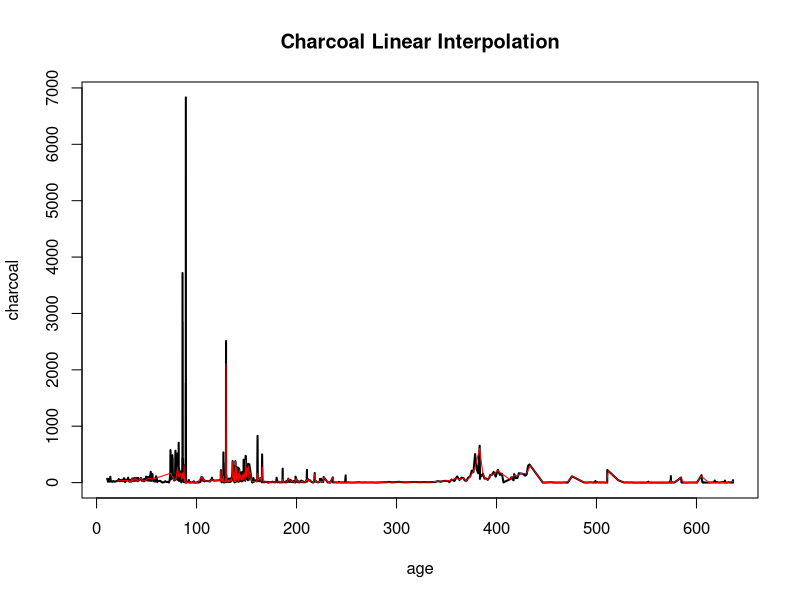
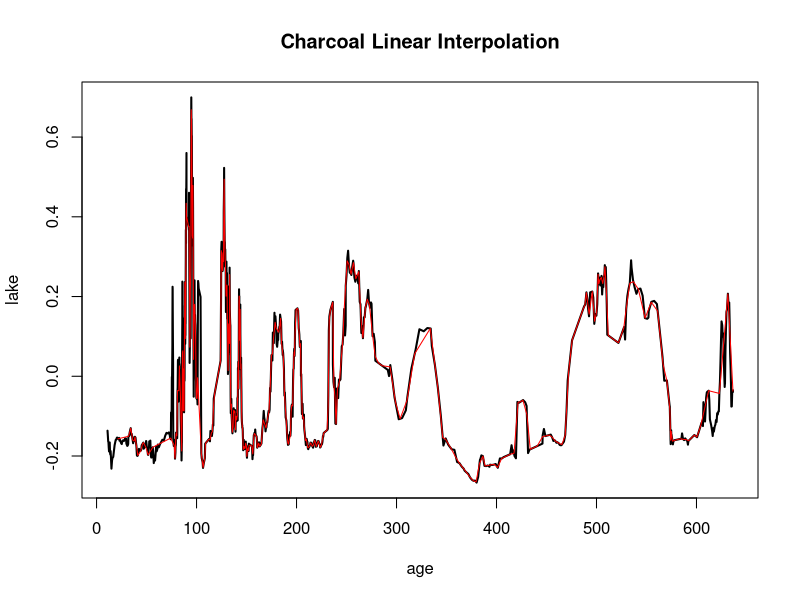

The R source for these figures, in order:
# We have lake level data, pollen count data, and charcoal data, all sampled at different
# time points. Pollen is sampled the most sparsely of these, so we will downsample the
# other two to match its time points. We will do this by Krigging, by cubic splines, and
# by linear interpolation to see which is best.

rm(list = ls())
graphics.off()

# library(fields) # for Krigging functions

linterp <- function(x, y, x.out){
  bad <- is.na(x) | is.na(y)
  X <- x[!bad]
  Y <- y[!bad]
  Y <- Y[order(X)]
  X <- X[order(X)]
  a <- coef(lm(Y ~ X))[2] # slope
  
  data.length <- length(X)
  X.min <- X[1]
  X.max <- X[data.length]
  Y.min <- Y[1]
  Y.max <- Y[data.length]
  
  n.out <- length(x.out)
  y.out <- numeric(n.out)
  for(i in 1:n.out){
    x0 <- x.out[i]
    if(x0 < X.min){
      y.out[i] <- a * (x0 - X.min) + Y.min
    }else if(x0 > X.max){
      y.out[i] <- a * (x0 - X.max) + Y.max
    }else if(any(X == x0)){
      y.out[i] <- mean(Y[which(X == x0)])
    }else{
      j <- max(which(X < x0))
      y.out[i] <- (Y[j + 1] - Y[j]) / (X[j + 1] - X[j]) * (x0 - X[j]) + Y[j]
    }
  }
  
  return(y.out)
}

pollenData <- read.csv("./data/20200722_pollen.csv")
lakeData <- read.csv("./data/20200722_lake.csv")
charcoalData <- read.csv("./data/20200722_charcoal.csv")

colnames(pollenData)[1] <- "age"
colnames(lakeData) <- c("age", "lake")
colnames(charcoalData) <- c("age", "charcoal")

# make sure data are in chronological order
pollenData <- pollenData[order(pollenData$age),]
lakeData <- lakeData[order(lakeData$age),]
charcoalData <- charcoalData[order(charcoalData$age),]

tail(pollenData)
tail(lakeData)
tail(charcoalData)

#################################
#### interpolate by Krigging ####
#################################

# index of the smallest charcoal age greater than the greatest pollen age
# last.age.char <- min(which(charcoalData$age > max(pollenData$age)))
# truncate the charcoal data to just what is needed
# char.trunc <- charcoalData[1:last.age.char,]
# make a 1-D Krig model of the charcoal data
# char.Krig <- fields::Krig(x = matrix(char.trunc$age, ncol = 1), 
#                           Y = matrix(char.trunc$charcoal, ncol = 1))
# predict the charcoal values at the pollen ages
# char.Krig.pred <- fields::predict.Krig(object = char.Krig,
#                                        x = pollenData$age)

# plot(char.trunc, type = "l", lwd = 2, main = "Charcoal Krig Interpolation")
# lines(char.Krig.pred ~ pollenData$age, lwd = 1, col = "red")

# index of the smallest lake level age greater than the greatest pollen age
# last.age.lake <- min(which(lakeData$age > max(pollenData$age)))
# truncate the lake level data to just what is needed
# lake.trunc <- lakeData[1:last.age.lake,]
# make a 1-D Krig model of the lake level data
# lake.Krig <- fields::Krig(x = matrix(lake.trunc$age, ncol = 1),
#                           Y = matrix(lake.trunc$lake, ncol = 1))
# predict the lake level values at pollen ages
# lake.Krig.pred <- fields::predict.Krig(object = lake.Krig, 
#                                        x = pollenData$age)

# plot(lake.trunc, type = "l", lwd = 2, main = "Lake Level Krig Interpolation")
# lines(lake.Krig.pred ~ pollenData$age, lwd = 1, col = "red")

######################################
#### interpolate by cubic splines ####
######################################

# index of the smallest charcoal age greater than the greatest pollen age
# last.age.char <- min(which(charcoalData$age > max(pollenData$age)))
# truncate the charcoal data to just what is needed
# char.trunc <- charcoalData[1:last.age.char,]
# interpolate by a cubic spline
# char.spline.pred <- spline(x = char.trunc, xout = pollenData$age)[[2]]

# plot(char.trunc, type = "l", lwd = 2, main = "Charcoal Spline Interpolation")
# lines(char.spline.pred ~ pollenData$age, lwd = 1, col = "red")

# index of the smallest lake level age greater than the greatest pollen age
# last.age.lake <- min(which(lakeData$age > max(pollenData$age)))
# truncate the lake level data to just what is needed
# lake.trunc <- lakeData[1:last.age.lake,]
# interpolate by a cubic spline
# lake.spline.pred <- spline(x = lake.trunc, xout = pollenData$age)[[2]]

# plot(lake.trunc, type = "l", lwd = 2, main = "Lake Level Spline Iterpolation")
# lines(lake.spline.pred ~ pollenData$age, lwd = 1, col = "red")

##############################
#### interpolate linearly ####
##############################

# index of the smallest charcoal age greater than the greatest pollen age
last.age.char <- min(which(charcoalData$age > max(pollenData$age)))
# truncate the charcoal data to just what is needed
char.trunc <- charcoalData[1:last.age.char,]
# interpolate linearly
char.linterp.pred <- linterp(x = char.trunc$age, 
                             y = char.trunc$charcoal, 
                             x.out = pollenData$age)

plot(char.trunc, type = "l", lwd = 2, main = "Charcoal Linear Interpolation")
lines(char.linterp.pred ~ pollenData$age, lwd = 1, col = "red")

# index of the smallest lake level age greater than the greatest pollen age
last.age.lake <- min(which(lakeData$age > max(pollenData$age)))
# truncate the lake level data to just what is needed
lake.trunc <- lakeData[1:last.age.lake,]
# interpolate linearly
lake.linterp.pred <- linterp(x = lake.trunc$age, 
                             y = lake.trunc$lake, 
                             x.out = pollenData$age)

plot(lake.trunc, type = "l", lwd = 2, main = "Charcoal Linear Interpolation")
lines(lake.linterp.pred ~ pollenData$age, lwd = 1, col = "red")

#############################
#### save interpolations #### 
#############################
# splines didn't work well, so we won't save those results

charcoalData.linterp <- data.frame("age" = pollenData$age,
                                   "charcoal" = char.linterp.pred)
write.table(x = charcoalData.linterp, 
            file = "./data/20200722_char_linterp.csv", 
            row.names = F, 
            col.names = T, 
            sep = ",")

# charcoalData.Krig <- data.frame("age" = pollenData$age,
#                                 "charcoal" = char.Krig.pred)
# write.table(x = charcoalData.Krig, 
#             file = "./data/char_Krig.csv", 
#             row.names = F, 
#             col.names = T, 
#             sep = ",")

lakeData.linterp <- data.frame("age" = pollenData$age,
                               "lake" = lake.linterp.pred)
write.table(x = lakeData.linterp, 
            file = "./data/20200722_lake_linterp.csv", 
            row.names = F, 
            col.names = T, 
            sep = ",")

# lakeData.Krig <- data.frame("age" = pollenData$age,
#                             "lake" = lake.Krig.pred)
# write.table(x = lakeData.Krig, 
#             file = "./data/lake_Krig.csv", 
#             row.names = F, 
#             col.names = T, 
#             sep = ",")
